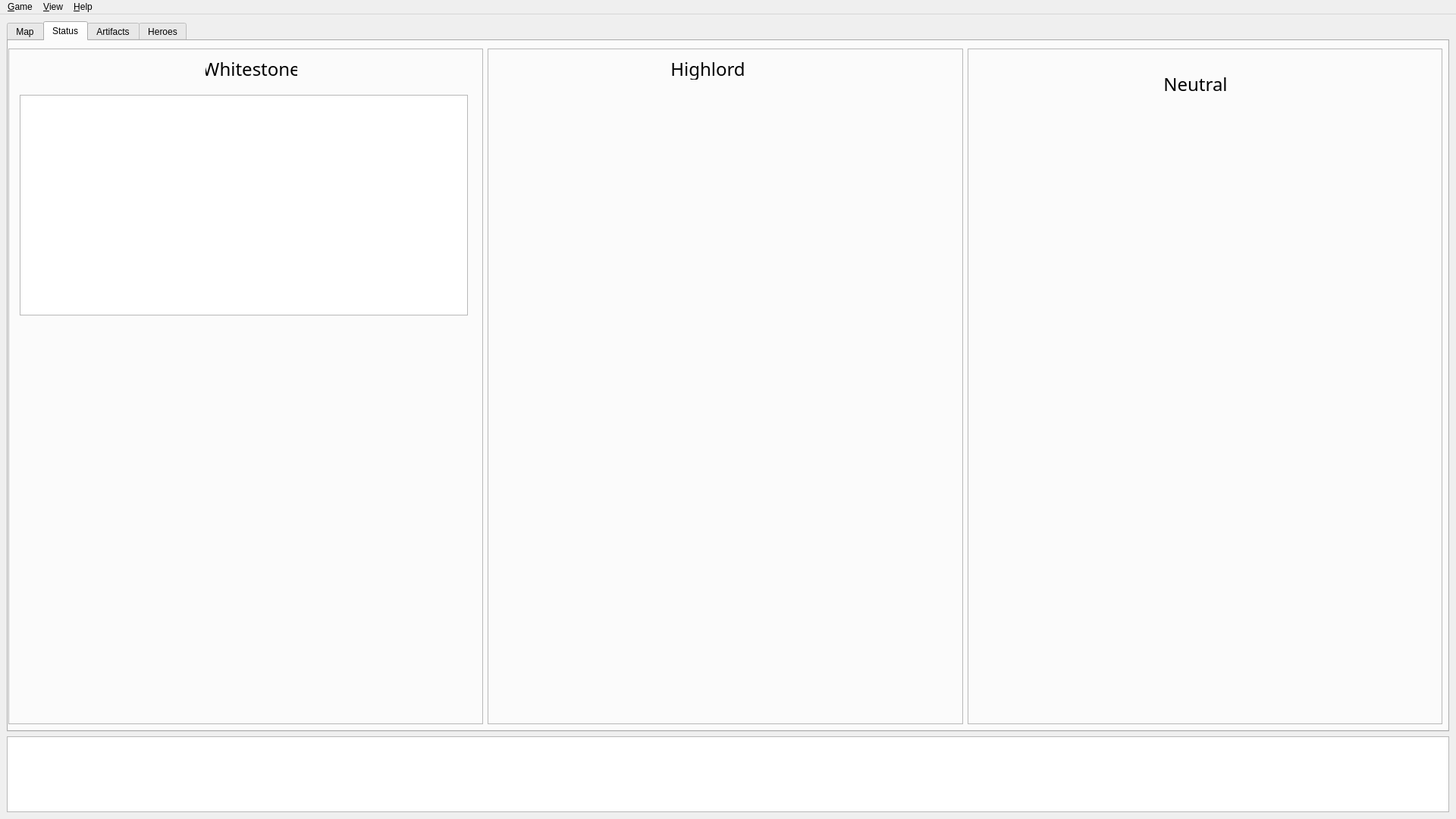
<?xml version="1.0" encoding="UTF-8"?>
<ui version="4.0">
 <class>MainWindow</class>
 <widget class="QMainWindow" name="MainWindow">
  <property name="geometry">
   <rect>
    <x>0</x>
    <y>0</y>
    <width>1920</width>
    <height>1080</height>
   </rect>
  </property>
  <property name="windowTitle">
   <string>Ansalon Game</string>
  </property>
  <widget class="QWidget" name="centralWidget">
   <layout class="QVBoxLayout" name="mainLayout">
    <item>
     <widget class="QTabWidget" name="tabs">
      <property name="currentIndex">
       <number>1</number>
      </property>
      <widget class="QWidget" name="map_tab">
       <attribute name="title">
        <string>Map</string>
       </attribute>
       <layout class="QHBoxLayout" name="mapTabLayout" stretch="4,1">
        <item>
         <widget class="QGraphicsView" name="map_view">
          <property name="styleSheet">
           <string notr="true">background-color: #222;</string>
          </property>
         </widget>
        </item>
        <item>
         <widget class="QFrame" name="info_panel">
          <property name="minimumSize">
           <size>
            <width>350</width>
            <height>0</height>
           </size>
          </property>
          <property name="frameShape">
           <enum>QFrame::Shape::StyledPanel</enum>
          </property>
          <property name="frameShadow">
           <enum>QFrame::Shadow::Sunken</enum>
          </property>
          <layout class="QVBoxLayout" name="infoLayout">
           <item>
            <widget class="QLabel" name="mini_map">
             <property name="minimumSize">
              <size>
               <width>320</width>
               <height>240</height>
              </size>
             </property>
             <property name="styleSheet">
              <string notr="true">background-color: #333; color: white;</string>
             </property>
             <property name="text">
              <string>Mini-map Area</string>
             </property>
             <property name="alignment">
              <set>Qt::AlignmentFlag::AlignCenter</set>
             </property>
            </widget>
           </item>
           <item>
            <layout class="QGridLayout" name="btn_grid">
             <item row="0" column="0">
              <widget class="QPushButton" name="btnMove">
               <property name="text">
                <string>Move</string>
               </property>
              </widget>
             </item>
             <item row="0" column="1">
              <widget class="QPushButton" name="btnAttack">
               <property name="text">
                <string>Attack</string>
               </property>
              </widget>
             </item>
             <item row="0" column="2">
              <widget class="QPushButton" name="btnActivate">
               <property name="text">
                <string>Activate</string>
               </property>
              </widget>
             </item>
             <item row="1" column="0">
              <widget class="QPushButton" name="btnPrev">
               <property name="text">
                <string>Prev</string>
               </property>
              </widget>
             </item>
             <item row="1" column="1">
              <widget class="QPushButton" name="btnUndo">
               <property name="text">
                <string>Undo</string>
               </property>
              </widget>
             </item>
             <item row="1" column="2">
              <widget class="QPushButton" name="btnCombine">
               <property name="text">
                <string>Combine</string>
               </property>
              </widget>
             </item>
             <item row="2" column="0">
              <widget class="QPushButton" name="btnNext">
               <property name="text">
                <string>Next</string>
               </property>
              </widget>
             </item>
             <item row="2" column="1">
              <widget class="QPushButton" name="btnRedo">
               <property name="text">
                <string>Redo</string>
               </property>
              </widget>
             </item>
             <item row="2" column="2">
              <widget class="QPushButton" name="btnEndPhase">
               <property name="text">
                <string>End Phase</string>
               </property>
              </widget>
             </item>
            </layout>
           </item>
           <item>
            <widget class="QLabel" name="selection_label">
             <property name="styleSheet">
              <string notr="true">font-weight: bold; font-size: 14px;</string>
             </property>
             <property name="text">
              <string>Terrain (col, row)
Location (if any)</string>
             </property>
            </widget>
           </item>
           <item>
            <widget class="QFrame" name="unit_box">
             <property name="frameShape">
              <enum>QFrame::Shape::Box</enum>
             </property>
             <layout class="QVBoxLayout" name="unitBoxLayout">
              <item>
               <widget class="QLabel" name="lblUnitName">
                <property name="text">
                 <string>Unit Name</string>
                </property>
                <property name="alignment">
                 <set>Qt::AlignmentFlag::AlignCenter</set>
                </property>
               </widget>
              </item>
              <item>
               <widget class="QLabel" name="unit_img">
                <property name="minimumSize">
                 <size>
                  <width>150</width>
                  <height>150</height>
                 </size>
                </property>
                <property name="styleSheet">
                 <string notr="true">border: 1px solid black;</string>
                </property>
                <property name="text">
                 <string>Unit Picture</string>
                </property>
                <property name="alignment">
                 <set>Qt::AlignmentFlag::AlignCenter</set>
                </property>
               </widget>
              </item>
              <item>
               <widget class="QLabel" name="lblUnitStats">
                <property name="text">
                 <string>Rating: X
Mov: remaining (total)
country_name
unit_status</string>
                </property>
               </widget>
              </item>
             </layout>
            </widget>
           </item>
           <item>
            <widget class="QLabel" name="lblStack">
             <property name="text">
              <string>Selected Units Stack:</string>
             </property>
            </widget>
           </item>
           <item>
            <widget class="QTableWidget" name="units_table">
             <column>
              <property name="text">
               <string/>
              </property>
             </column>
             <column>
              <property name="text">
               <string>Icon</string>
              </property>
             </column>
             <column>
              <property name="text">
               <string>Name</string>
              </property>
             </column>
             <column>
              <property name="text">
               <string>Rating</string>
              </property>
             </column>
             <column>
              <property name="text">
               <string>Mov</string>
              </property>
             </column>
            </widget>
           </item>
           <item>
            <spacer name="infoSpacer">
             <property name="orientation">
              <enum>Qt::Orientation::Vertical</enum>
             </property>
             <property name="sizeHint" stdset="0">
              <size>
               <width>0</width>
               <height>0</height>
              </size>
             </property>
            </spacer>
           </item>
          </layout>
         </widget>
        </item>
       </layout>
      </widget>
      <widget class="QWidget" name="status_tab">
       <attribute name="title">
        <string>Status</string>
       </attribute>
       <widget class="QWidget" name="horizontalLayoutWidget">
        <property name="geometry">
         <rect>
          <x>0</x>
          <y>10</y>
          <width>1891</width>
          <height>891</height>
         </rect>
        </property>
        <layout class="QHBoxLayout" name="horizontalLayout">
         <item>
          <widget class="QFrame" name="frame">
           <property name="frameShape">
            <enum>QFrame::Shape::StyledPanel</enum>
           </property>
           <property name="frameShadow">
            <enum>QFrame::Shadow::Raised</enum>
           </property>
           <widget class="QLabel" name="label">
            <property name="geometry">
             <rect>
              <x>260</x>
              <y>10</y>
              <width>121</width>
              <height>31</height>
             </rect>
            </property>
            <property name="font">
             <font>
              <family>Libra</family>
              <pointsize>18</pointsize>
             </font>
            </property>
            <property name="text">
             <string>Whitestone</string>
            </property>
            <property name="alignment">
             <set>Qt::AlignmentFlag::AlignHCenter|Qt::AlignmentFlag::AlignTop</set>
            </property>
           </widget>
           <widget class="QTableWidget" name="tableWidget">
            <property name="geometry">
             <rect>
              <x>15</x>
              <y>61</y>
              <width>591</width>
              <height>291</height>
             </rect>
            </property>
           </widget>
          </widget>
         </item>
         <item>
          <widget class="QFrame" name="frame_3">
           <property name="frameShape">
            <enum>QFrame::Shape::StyledPanel</enum>
           </property>
           <property name="frameShadow">
            <enum>QFrame::Shadow::Raised</enum>
           </property>
           <widget class="QLabel" name="label_2">
            <property name="geometry">
             <rect>
              <x>230</x>
              <y>10</y>
              <width>121</width>
              <height>31</height>
             </rect>
            </property>
            <property name="font">
             <font>
              <family>Libra</family>
              <pointsize>18</pointsize>
             </font>
            </property>
            <property name="text">
             <string>Highlord</string>
            </property>
            <property name="alignment">
             <set>Qt::AlignmentFlag::AlignHCenter|Qt::AlignmentFlag::AlignTop</set>
            </property>
           </widget>
          </widget>
         </item>
         <item>
          <widget class="QFrame" name="frame_2">
           <property name="frameShape">
            <enum>QFrame::Shape::StyledPanel</enum>
           </property>
           <property name="frameShadow">
            <enum>QFrame::Shadow::Raised</enum>
           </property>
           <widget class="QLabel" name="label_3">
            <property name="geometry">
             <rect>
              <x>240</x>
              <y>30</y>
              <width>121</width>
              <height>31</height>
             </rect>
            </property>
            <property name="font">
             <font>
              <family>Libra</family>
              <pointsize>18</pointsize>
             </font>
            </property>
            <property name="text">
             <string>Neutral</string>
            </property>
            <property name="alignment">
             <set>Qt::AlignmentFlag::AlignHCenter|Qt::AlignmentFlag::AlignTop</set>
            </property>
           </widget>
          </widget>
         </item>
        </layout>
       </widget>
      </widget>
      <widget class="QWidget" name="artifacts_tab">
       <attribute name="title">
        <string>Artifacts</string>
       </attribute>
       <widget class="QWidget" name="verticalLayoutWidget">
        <property name="geometry">
         <rect>
          <x>0</x>
          <y>0</y>
          <width>1891</width>
          <height>901</height>
         </rect>
        </property>
        <layout class="QVBoxLayout" name="verticalLayout">
         <item>
          <layout class="QHBoxLayout" name="horizontalLayout_2">
           <item>
            <widget class="QFrame" name="frame_4">
             <property name="frameShape">
              <enum>QFrame::Shape::StyledPanel</enum>
             </property>
             <property name="frameShadow">
              <enum>QFrame::Shadow::Raised</enum>
             </property>
            </widget>
           </item>
           <item>
            <widget class="QFrame" name="frame_6">
             <property name="frameShape">
              <enum>QFrame::Shape::StyledPanel</enum>
             </property>
             <property name="frameShadow">
              <enum>QFrame::Shadow::Raised</enum>
             </property>
             <widget class="QPushButton" name="pushButton_3">
              <property name="geometry">
               <rect>
                <x>224</x>
                <y>290</y>
                <width>101</width>
                <height>24</height>
               </rect>
              </property>
              <property name="text">
               <string>Assign/Remove</string>
              </property>
             </widget>
             <widget class="QLabel" name="label_8">
              <property name="geometry">
               <rect>
                <x>40</x>
                <y>50</y>
                <width>151</width>
                <height>221</height>
               </rect>
              </property>
              <property name="styleSheet">
               <string notr="true">background-color: #333; color: white;</string>
              </property>
              <property name="text">
               <string>Artifact picture</string>
              </property>
              <property name="scaledContents">
               <bool>false</bool>
              </property>
              <property name="alignment">
               <set>Qt::AlignmentFlag::AlignCenter</set>
              </property>
              <property name="wordWrap">
               <bool>false</bool>
              </property>
             </widget>
             <widget class="QLabel" name="label_9">
              <property name="geometry">
               <rect>
                <x>72</x>
                <y>20</y>
                <width>81</width>
                <height>16</height>
               </rect>
              </property>
              <property name="text">
               <string>Artifact Name</string>
              </property>
             </widget>
            </widget>
           </item>
          </layout>
         </item>
         <item>
          <layout class="QHBoxLayout" name="horizontalLayout_3">
           <item>
            <widget class="QFrame" name="frame_5">
             <property name="sizePolicy">
              <sizepolicy hsizetype="Preferred" vsizetype="Preferred">
               <horstretch>1</horstretch>
               <verstretch>0</verstretch>
              </sizepolicy>
             </property>
             <property name="frameShape">
              <enum>QFrame::Shape::StyledPanel</enum>
             </property>
             <property name="frameShadow">
              <enum>QFrame::Shadow::Raised</enum>
             </property>
             <widget class="QListView" name="listView">
              <property name="geometry">
               <rect>
                <x>40</x>
                <y>90</y>
                <width>521</width>
                <height>321</height>
               </rect>
              </property>
              <property name="sizePolicy">
               <sizepolicy hsizetype="Expanding" vsizetype="Expanding">
                <horstretch>0</horstretch>
                <verstretch>0</verstretch>
               </sizepolicy>
              </property>
             </widget>
            </widget>
           </item>
           <item>
            <widget class="QFrame" name="frame_7">
             <property name="sizePolicy">
              <sizepolicy hsizetype="Preferred" vsizetype="Preferred">
               <horstretch>2</horstretch>
               <verstretch>0</verstretch>
              </sizepolicy>
             </property>
             <property name="frameShape">
              <enum>QFrame::Shape::StyledPanel</enum>
             </property>
             <property name="frameShadow">
              <enum>QFrame::Shadow::Raised</enum>
             </property>
             <widget class="QPushButton" name="pushButton_4">
              <property name="geometry">
               <rect>
                <x>224</x>
                <y>290</y>
                <width>101</width>
                <height>24</height>
               </rect>
              </property>
              <property name="text">
               <string>Assign/Remove</string>
              </property>
             </widget>
             <widget class="QLabel" name="label_10">
              <property name="geometry">
               <rect>
                <x>70</x>
                <y>30</y>
                <width>81</width>
                <height>16</height>
               </rect>
              </property>
              <property name="text">
               <string>Artifact Name</string>
              </property>
             </widget>
             <widget class="QLabel" name="label_11">
              <property name="geometry">
               <rect>
                <x>38</x>
                <y>60</y>
                <width>151</width>
                <height>221</height>
               </rect>
              </property>
              <property name="styleSheet">
               <string notr="true">background-color: #333; color: white;</string>
              </property>
              <property name="text">
               <string>Artifact picture</string>
              </property>
              <property name="scaledContents">
               <bool>false</bool>
              </property>
              <property name="alignment">
               <set>Qt::AlignmentFlag::AlignCenter</set>
              </property>
              <property name="wordWrap">
               <bool>false</bool>
              </property>
             </widget>
            </widget>
           </item>
          </layout>
         </item>
        </layout>
       </widget>
      </widget>
      <widget class="QWidget" name="heroes_tab">
       <attribute name="title">
        <string>Heroes</string>
       </attribute>
       <layout class="QVBoxLayout">
        <item>
         <widget class="QLabel" name="lblHeroes">
          <property name="text">
           <string>Heroes Registry</string>
          </property>
         </widget>
        </item>
       </layout>
      </widget>
     </widget>
    </item>
    <item>
     <widget class="QTextEdit" name="log_area">
      <property name="maximumSize">
       <size>
        <width>16777215</width>
        <height>100</height>
       </size>
      </property>
      <property name="readOnly">
       <bool>true</bool>
      </property>
     </widget>
    </item>
   </layout>
  </widget>
  <widget class="QMenuBar" name="menubar">
   <property name="geometry">
    <rect>
     <x>0</x>
     <y>0</y>
     <width>1920</width>
     <height>33</height>
    </rect>
   </property>
   <widget class="QMenu" name="menuGame">
    <property name="title">
     <string>&amp;Game</string>
    </property>
    <addaction name="actionSave"/>
    <addaction name="actionLoad"/>
    <addaction name="separator"/>
    <addaction name="actionExit"/>
   </widget>
   <widget class="QMenu" name="menuView">
    <property name="title">
     <string>&amp;View</string>
    </property>
    <addaction name="actionZoomIn"/>
    <addaction name="actionZoomOut"/>
   </widget>
   <widget class="QMenu" name="menuHelp">
    <property name="title">
     <string>&amp;Help</string>
    </property>
    <addaction name="actionAbout"/>
   </widget>
   <addaction name="menuGame"/>
   <addaction name="menuView"/>
   <addaction name="menuHelp"/>
  </widget>
  <action name="actionSave">
   <property name="text">
    <string>&amp;Save Game</string>
   </property>
   <property name="shortcut">
    <string>Ctrl+S</string>
   </property>
  </action>
  <action name="actionLoad">
   <property name="text">
    <string>&amp;Load Game</string>
   </property>
   <property name="shortcut">
    <string>Ctrl+L</string>
   </property>
  </action>
  <action name="actionExit">
   <property name="text">
    <string>E&amp;xit</string>
   </property>
   <property name="shortcut">
    <string>Alt+F4</string>
   </property>
  </action>
  <action name="actionZoomIn">
   <property name="text">
    <string>Zoom &amp;In</string>
   </property>
   <property name="shortcut">
    <string>Ctrl++</string>
   </property>
  </action>
  <action name="actionZoomOut">
   <property name="text">
    <string>Zoom &amp;Out</string>
   </property>
   <property name="shortcut">
    <string>Ctrl+-</string>
   </property>
  </action>
  <action name="actionAbout">
   <property name="text">
    <string>&amp;About</string>
   </property>
  </action>
 </widget>
 <resources/>
 <connections/>
</ui>
